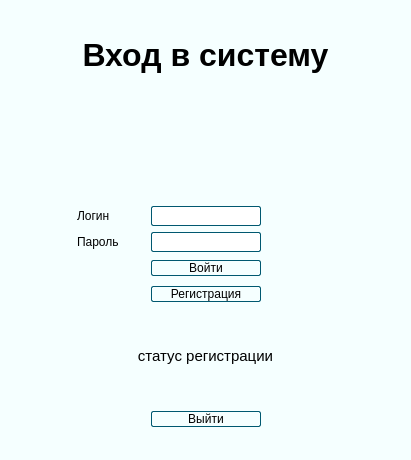
<?xml version="1.0" encoding="UTF-8"?>
<ui version="4.0">
 <class>MainWindow</class>
 <widget class="QMainWindow" name="MainWindow">
  <property name="geometry">
   <rect>
    <x>0</x>
    <y>0</y>
    <width>411</width>
    <height>460</height>
   </rect>
  </property>
  <property name="windowTitle">
   <string>MainWindow</string>
  </property>
  <property name="styleSheet">
   <string notr="true">background-color: rgb(245, 255, 255)</string>
  </property>
  <widget class="QWidget" name="centralwidget">
   <layout class="QGridLayout" name="gridLayout">
    <item row="3" column="0">
     <spacer name="horizontalSpacer_9">
      <property name="orientation">
       <enum>Qt::Horizontal</enum>
      </property>
      <property name="sizeHint" stdset="0">
       <size>
        <width>40</width>
        <height>20</height>
       </size>
      </property>
     </spacer>
    </item>
    <item row="8" column="2">
     <widget class="QPushButton" name="buttonExit">
      <property name="styleSheet">
       <string notr="true">QPushButton {
     border: 1px solid #005870;
     border-radius: 2px;
     background-color: qlineargradient(x1: 0, y1: 0, x2: 0, y2: 1,
                                       stop: 0 #b8f0ff, stop: 1 #57d5f7);

     min-width: 80px;
 }

 QPushButton:pressed {
     background-color: qlineargradient(x1: 0, y1: 0, x2: 0, y2: 1,
                                       stop: 0 #005870, stop: 1 #00c8ff);
 }</string>
      </property>
      <property name="text">
       <string>Выйти</string>
      </property>
     </widget>
    </item>
    <item row="8" column="1">
     <spacer name="horizontalSpacer_7">
      <property name="orientation">
       <enum>Qt::Horizontal</enum>
      </property>
      <property name="sizeHint" stdset="0">
       <size>
        <width>40</width>
        <height>20</height>
       </size>
      </property>
     </spacer>
    </item>
    <item row="8" column="3">
     <spacer name="horizontalSpacer_8">
      <property name="orientation">
       <enum>Qt::Horizontal</enum>
      </property>
      <property name="sizeHint" stdset="0">
       <size>
        <width>40</width>
        <height>20</height>
       </size>
      </property>
     </spacer>
    </item>
    <item row="5" column="2">
     <widget class="QPushButton" name="buttonEnter">
      <property name="styleSheet">
       <string notr="true">QPushButton {
     border: 1px solid #005870;
     border-radius: 2px;
     background-color: qlineargradient(x1: 0, y1: 0, x2: 0, y2: 1,
                                       stop: 0 #b8f0ff, stop: 1 #57d5f7);

     min-width: 80px;
 }

 QPushButton:pressed {
     background-color: qlineargradient(x1: 0, y1: 0, x2: 0, y2: 1,
                                       stop: 0 #005870, stop: 1 #00c8ff);
 }</string>
      </property>
      <property name="text">
       <string>Войти</string>
      </property>
     </widget>
    </item>
    <item row="3" column="1">
     <widget class="QLabel" name="label_2">
      <property name="text">
       <string>&lt;html&gt;&lt;head/&gt;&lt;body&gt;&lt;p align=&quot;justify&quot;&gt;Логин&lt;/p&gt;&lt;/body&gt;&lt;/html&gt;</string>
      </property>
     </widget>
    </item>
    <item row="6" column="1">
     <spacer name="horizontalSpacer_6">
      <property name="orientation">
       <enum>Qt::Horizontal</enum>
      </property>
      <property name="sizeHint" stdset="0">
       <size>
        <width>40</width>
        <height>20</height>
       </size>
      </property>
     </spacer>
    </item>
    <item row="4" column="3">
     <spacer name="horizontalSpacer_2">
      <property name="orientation">
       <enum>Qt::Horizontal</enum>
      </property>
      <property name="sizeHint" stdset="0">
       <size>
        <width>40</width>
        <height>20</height>
       </size>
      </property>
     </spacer>
    </item>
    <item row="3" column="3">
     <spacer name="horizontalSpacer">
      <property name="orientation">
       <enum>Qt::Horizontal</enum>
      </property>
      <property name="sizeHint" stdset="0">
       <size>
        <width>40</width>
        <height>20</height>
       </size>
      </property>
     </spacer>
    </item>
    <item row="5" column="3">
     <spacer name="horizontalSpacer_4">
      <property name="orientation">
       <enum>Qt::Horizontal</enum>
      </property>
      <property name="sizeHint" stdset="0">
       <size>
        <width>40</width>
        <height>20</height>
       </size>
      </property>
     </spacer>
    </item>
    <item row="2" column="2" alignment="Qt::AlignHCenter">
     <widget class="QLabel" name="imgRegist">
      <property name="text">
       <string/>
      </property>
      <property name="pixmap">
       <pixmap>C:/Users/user/Desktop/icons8-вход-в-систему,-в-кружке,-стрелка-вправо-100.png</pixmap>
      </property>
     </widget>
    </item>
    <item row="6" column="2">
     <widget class="QPushButton" name="buttonRegist">
      <property name="styleSheet">
       <string notr="true">QPushButton {
     border: 1px solid #005870;
     border-radius: 2px;
     background-color: qlineargradient(x1: 0, y1: 0, x2: 0, y2: 1,
                                       stop: 0 #b8f0ff, stop: 1 #57d5f7);

     min-width: 80px;
 }

 QPushButton:pressed {
     background-color: qlineargradient(x1: 0, y1: 0, x2: 0, y2: 1,
                                       stop: 0 #005870, stop: 1 #00c8ff);
 }</string>
      </property>
      <property name="text">
       <string>Регистрация</string>
      </property>
     </widget>
    </item>
    <item row="4" column="2">
     <widget class="QLineEdit" name="linePassword">
      <property name="styleSheet">
       <string notr="true">border: 1px solid #005870;
     border-radius: 2px;
     padding: 1px;
     background: rgb(255, 255, 255);
     selection-background-color: rgb(0, 0, 255);</string>
      </property>
      <property name="echoMode">
       <enum>QLineEdit::Password</enum>
      </property>
     </widget>
    </item>
    <item row="1" column="1" colspan="3">
     <widget class="QLabel" name="label">
      <property name="text">
       <string>&lt;html&gt;&lt;head/&gt;&lt;body&gt;&lt;p align=&quot;center&quot;&gt;&lt;span style=&quot; font-size:24pt; font-weight:700; color:#000000;&quot;&gt;Вход в систему&lt;/span&gt;&lt;/p&gt;&lt;/body&gt;&lt;/html&gt;</string>
      </property>
     </widget>
    </item>
    <item row="3" column="2">
     <widget class="QLineEdit" name="lineLogin">
      <property name="styleSheet">
       <string notr="true">border: 1px solid #005870;
     border-radius: 2px;
     padding: 1px;
     background: rgb(255, 255, 255);
     selection-background-color: rgb(0, 0, 255);</string>
      </property>
     </widget>
    </item>
    <item row="6" column="3">
     <spacer name="horizontalSpacer_5">
      <property name="orientation">
       <enum>Qt::Horizontal</enum>
      </property>
      <property name="sizeHint" stdset="0">
       <size>
        <width>40</width>
        <height>20</height>
       </size>
      </property>
     </spacer>
    </item>
    <item row="4" column="1">
     <widget class="QLabel" name="label_3">
      <property name="text">
       <string>Пароль</string>
      </property>
     </widget>
    </item>
    <item row="7" column="1" colspan="3">
     <widget class="QLabel" name="labelStatus">
      <property name="text">
       <string>&lt;html&gt;&lt;head/&gt;&lt;body&gt;&lt;p align=&quot;center&quot;&gt;&lt;span style=&quot; font-size:11pt;&quot;&gt;статус регистрации&lt;/span&gt;&lt;/p&gt;&lt;/body&gt;&lt;/html&gt;</string>
      </property>
     </widget>
    </item>
    <item row="5" column="1">
     <spacer name="horizontalSpacer_3">
      <property name="orientation">
       <enum>Qt::Horizontal</enum>
      </property>
      <property name="sizeHint" stdset="0">
       <size>
        <width>40</width>
        <height>20</height>
       </size>
      </property>
     </spacer>
    </item>
    <item row="3" column="4">
     <spacer name="horizontalSpacer_10">
      <property name="orientation">
       <enum>Qt::Horizontal</enum>
      </property>
      <property name="sizeHint" stdset="0">
       <size>
        <width>40</width>
        <height>20</height>
       </size>
      </property>
     </spacer>
    </item>
   </layout>
  </widget>
  <widget class="QMenuBar" name="menubar">
   <property name="geometry">
    <rect>
     <x>0</x>
     <y>0</y>
     <width>411</width>
     <height>22</height>
    </rect>
   </property>
  </widget>
  <widget class="QStatusBar" name="statusbar"/>
 </widget>
 <resources/>
 <connections/>
</ui>
